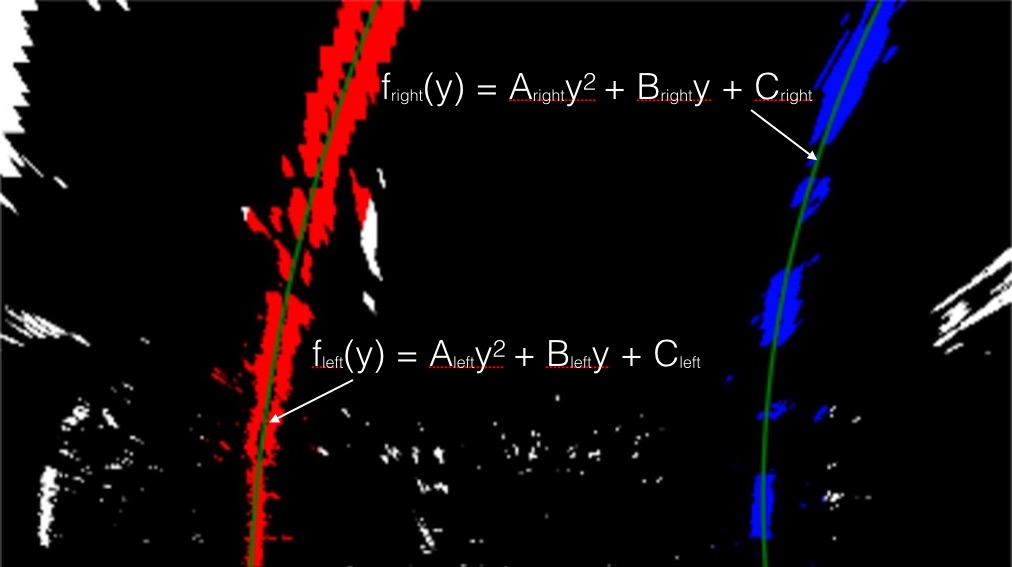
#> input picture examples/color_fit_lines.jpg, 1012 x 567 px
$ python -i window.py   (imports and definitions only)   (older library calls are emulated)
#> lines starting #> are read from the running program, lines starting #| are printed output that depends on the picture
import numpy as np
import cv2
import curvature


def fit_polynomial_blind(image, window_width=50, window_height=80, margin=100, minpix=50):
    """
    TODO: Combine this with find_window_centroids

    :param image:
    :param window_width:
    :param window_height:
    :param margin:
    :return:
    """
    # Create empty lists to receive left and right lane pixel indices
    left_lane_inds = []
    right_lane_inds = []
    centroids = find_window_centroids(image, window_width, window_height, margin)
    nonzero = image.nonzero()
    nonzeroy = np.array(nonzero[0])
    nonzerox = np.array(nonzero[1])

    # Step through the windows one by one
    for window_i in range(len(centroids)):
        # Identify window boundaries in x and y (and right and left)
        win_y_low = image.shape[0] - (window_i + 1) * window_height
        win_y_high = image.shape[0] - window_i * window_height
        win_xleft_low = centroids[window_i][0] - window_width
        win_xleft_high = centroids[window_i][0] + window_width
        win_xright_low = centroids[window_i][1] - window_width
        win_xright_high = centroids[window_i][1] + window_width
        # Identify the nonzero pixels in x and y within the window
        good_left_inds = ((nonzeroy >= win_y_low) & (nonzeroy < win_y_high) & (nonzerox >= win_xleft_low) & (nonzerox < win_xleft_high)).nonzero()[0]
        good_right_inds = ((nonzeroy >= win_y_low) & (nonzeroy < win_y_high) & (nonzerox >= win_xright_low) & (nonzerox < win_xright_high)).nonzero()[0]
        # Append these indices to the lists
        left_lane_inds.append(good_left_inds)
        right_lane_inds.append(good_right_inds)
        # If you found > minpix pixels, recenter next window on their mean position
        if len(good_left_inds) > minpix:
            leftx_current = np.int(np.mean(nonzerox[good_left_inds]))
        if len(good_right_inds) > minpix:
            rightx_current = np.int(np.mean(nonzerox[good_right_inds]))

    # Concatenate the arrays of indices
    left_lane_inds = np.concatenate(left_lane_inds)
    right_lane_inds = np.concatenate(right_lane_inds)

    # Extract left and right line pixel positions
    leftx = nonzerox[left_lane_inds]
    lefty = nonzeroy[left_lane_inds]
    rightx = nonzerox[right_lane_inds]
    righty = nonzeroy[right_lane_inds]

    # Fit a second order polynomial to each - We do this in both pixel and real-world space since we need both
    left_fit_px = np.polyfit(lefty, leftx, 2)
    right_fit_px = np.polyfit(righty, rightx, 2)
    left_fit_m = np.polyfit(lefty*curvature.ym_per_pix, leftx*curvature.xm_per_pix, 2)
    right_fit_m = np.polyfit(righty*curvature.ym_per_pix, rightx*curvature.xm_per_pix, 2)

    return left_fit_px, right_fit_px, left_fit_m, right_fit_m


# [22 lines left out: function fit_polynomial_known, not called in this run]


def find_window_centroids(image, window_width=50, window_height=80, margin=100):
    """

    :param image:
    :param window_width:
    :param window_height:
    :param margin:
    :return:
    """
    window_centroids = []
    window = np.ones(window_width)

    # First find the two starting positions for the left and right lane by using np.sum to get the vertical image slice
    # and then np.convolve the vertical image slice with the window template

    # Sum quarter bottom of image to get slice, could use a different ratio
    l_sum = np.sum(image[int(3 * image.shape[0] / 4):, :int(image.shape[1] / 2)], axis=0)
    l_center = np.argmax(np.convolve(window, l_sum)) - window_width / 2
    r_sum = np.sum(image[int(3 * image.shape[0] / 4):, int(image.shape[1] / 2):], axis=0)
    r_center = np.argmax(np.convolve(window, r_sum)) - window_width / 2 + int(image.shape[1] / 2)

    # Add what we found for the first layer
    window_centroids.append((l_center, r_center))

    # Go through each layer looking for max pixel locations
    for level in range(1, (int)(image.shape[0] / window_height)):
        # convolve the window into the vertical slice of the image
        image_layer = np.sum(image[int(image.shape[0] - (level + 1) * window_height):int(image.shape[0] - level * window_height), :], axis=0)
        conv_signal = np.convolve(window, image_layer)
        # Find the best left centroid by using past left center as a reference
        # Use window_width/2 as offset because convolution signal reference is at right side of window, not center of window
        offset = window_width / 2
        l_min_index = int(max(l_center + offset - margin, 0))
        l_max_index = int(min(l_center + offset + margin, image.shape[1]))
        l_center = np.argmax(conv_signal[l_min_index:l_max_index]) + l_min_index - offset
        # Find the best right centroid by using past right center as a reference
        r_min_index = int(max(r_center + offset - margin, 0))
        r_max_index = int(min(r_center + offset + margin, image.shape[1]))
        r_center = np.argmax(conv_signal[r_min_index:r_max_index]) + r_min_index - offset
        # Add what we found for that layer
        window_centroids.append((l_center, r_center))

    return window_centroids


# [20 lines left out: function draw_lane_lines, not called in this run]

>>> import cv2
>>> picture = cv2.imread('examples/color_fit_lines.jpg', cv2.IMREAD_GRAYSCALE)
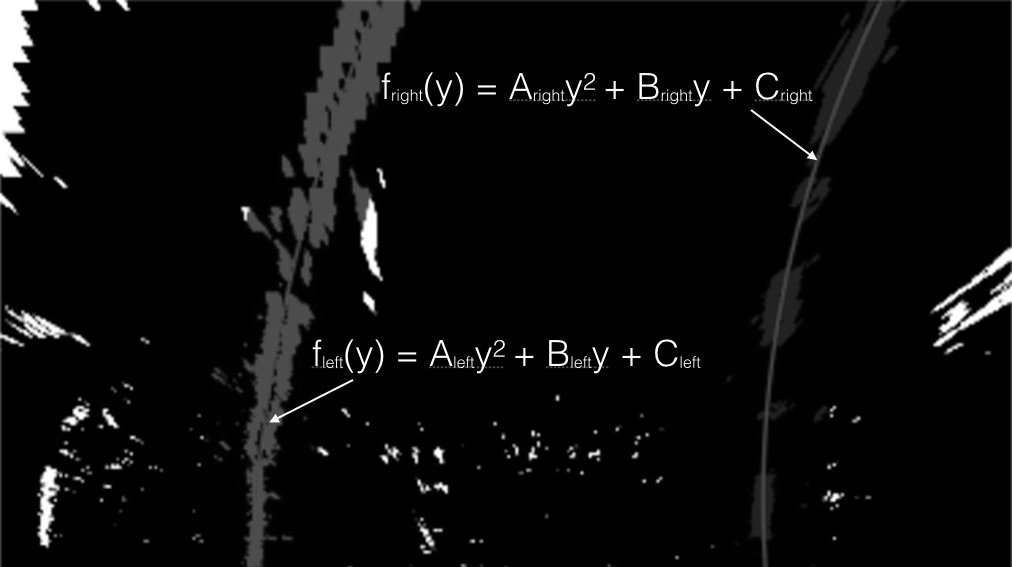
#> picture: shape (567, 1012); min 0, max 255, mean 10.7
>>> result = fit_polynomial_blind(picture)
#> in find_window_centroids, `l_sum = np.sum(image[int(3 * image.shape[0] / 4):, :int(image.shape[1]..`: l_sum = 506 values, max 18951 at index 46, min 0 at index 2, mean 1493.2
#> in find_window_centroids, `l_center = np.argmax(np.convolve(window, l_sum)) - window_width / 2`: l_center = 61
#> in find_window_centroids, `r_sum = np.sum(image[int(3 * image.shape[0] / 4):, int(image.shape[1] ..`: r_sum = 506 values, max 8942 at index 505, min 0 at index 163, mean 452.8
#> in find_window_centroids, `r_center = np.argmax(np.convolve(window, r_sum)) - window_width / 2 + ..`: r_center = 758
#> the loop in find_window_centroids, `for level in range(1, (int)(image.shape[0] / window_height)):` made 6 passes
#> (l_max_index, l_center, r_min_index, r_max_index, r_center) on passes 1 to 6: (186, 64, 683, 883, 770), (189, 35, 695, 895, 677), (160, 24, 602, 802, 776), (149, 24, 701, 901, 808), (149, 18, 733, 933, 815), (143, 20, 740, 940, 862)
#> after the loop in find_window_centroids, `for level in range(1, (int)(image.shape[0] / window_height)):`: window_centroids = [(61, 758), (64, 770), (35, 677), (24, 776), (24, 808), (18, 815), (20, 862)]
#> in fit_polynomial_blind, `centroids = find_window_centroids(image, window_width, window_height, ..`: centroids has the same summary as window_centroids in find_window_centroids
#> in fit_polynomial_blind, `nonzero = image.nonzero()`: nonzero = 122016 positions, rows 0 to 566, columns 0 to 1011
#> the loop in fit_polynomial_blind, `for window_i in range(len(centroids)):` made 7 passes
#> (win_y_low, win_y_high, win_xleft_low, win_xleft_high, win_xright_low, win_xright_high, leftx_current, rightx_current) on passes 1 to 7: (487, 567, 11, 111, 708, 808, 55, 762), (407, 487, 14, 114, 720, 820, 76, 771), (327, 407, -15, 85, 627, 727, 38, 675), (247, 327, -26, 74, 726, 826, 22, 785), (167, 247, -26, 74, 758, 858, 24, 807), (87, 167, -32, 68, 765, 865, 14, 821), (7, 87, -30, 70, 812, 912, 15, 860)
#> after the loop in fit_polynomial_blind, `for window_i in range(len(centroids)):`: left_lane_inds = 7 items
#> in fit_polynomial_blind, `left_lane_inds = np.concatenate(left_lane_inds)`: left_lane_inds = 14316 values, max 120175 at index 2007, min 4698 at index 11789, mean 62988.9
#> in fit_polynomial_blind, `leftx = nonzerox[left_lane_inds]`: leftx = 14316 values, max 113 at index 2044, min 0 at index 5127, mean 38.46
#> in fit_polynomial_blind, `lefty = nonzeroy[left_lane_inds]`: lefty = 14316 values, max 551 at index 1995, min 7 at index 11789, mean 285.2
#> in fit_polynomial_blind, `left_fit_px = np.polyfit(lefty, leftx, 2)`: left_fit_px = [0.000116, 0.0542, 10.15]
#> in fit_polynomial_blind, `right_fit_px = np.polyfit(righty, rightx, 2)`: right_fit_px = [0.000591, -0.544, 883.1]
#> in fit_polynomial_blind, `left_fit_m = np.polyfit(lefty*curvature.ym_per_pix, leftx*curvature.xm..`: left_fit_m = [0.000354, 0.00687, 0.0536]
#> in fit_polynomial_blind, `right_fit_m = np.polyfit(righty*curvature.ym_per_pix, rightx*curvature..`: right_fit_m = [0.0018, -0.069, 4.67]
#> result = ([0.000116, 0.0542, 10.15], [0.000591, -0.544, 883.1], [0.000354, 0.00687, 0.0536], [0.0018, -0.069, 4.67])
